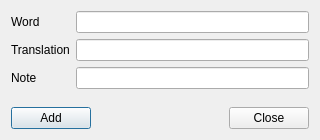
<?xml version="1.0" encoding="UTF-8"?>
<ui version="4.0">
 <class>AddWords</class>
 <widget class="QDialog" name="AddWords">
  <property name="geometry">
   <rect>
    <x>0</x>
    <y>0</y>
    <width>320</width>
    <height>140</height>
   </rect>
  </property>
  <property name="minimumSize">
   <size>
    <width>320</width>
    <height>140</height>
   </size>
  </property>
  <property name="maximumSize">
   <size>
    <width>320</width>
    <height>140</height>
   </size>
  </property>
  <property name="windowTitle">
   <string>Add Word</string>
  </property>
  <property name="windowIcon">
   <iconset resource="resources.qrc">
    <normaloff>:/icons/icons/43078.png</normaloff>:/icons/icons/43078.png</iconset>
  </property>
  <property name="modal">
   <bool>true</bool>
  </property>
  <layout class="QVBoxLayout" name="verticalLayout">
   <item>
    <layout class="QGridLayout" name="gridLayout">
     <item row="0" column="0">
      <widget class="QLabel" name="labelWord">
       <property name="text">
        <string>Word</string>
       </property>
      </widget>
     </item>
     <item row="0" column="1">
      <widget class="QLineEdit" name="lineEditWord"/>
     </item>
     <item row="1" column="0">
      <widget class="QLabel" name="labelTranslation">
       <property name="text">
        <string>Translation</string>
       </property>
      </widget>
     </item>
     <item row="1" column="1">
      <widget class="QLineEdit" name="lineEditTranslation"/>
     </item>
     <item row="2" column="0">
      <widget class="QLabel" name="labelNote">
       <property name="text">
        <string>Note</string>
       </property>
      </widget>
     </item>
     <item row="2" column="1">
      <widget class="QLineEdit" name="lineEditNote"/>
     </item>
    </layout>
   </item>
   <item>
    <spacer name="verticalSpacer">
     <property name="orientation">
      <enum>Qt::Vertical</enum>
     </property>
     <property name="sizeHint" stdset="0">
      <size>
       <width>20</width>
       <height>40</height>
      </size>
     </property>
    </spacer>
   </item>
   <item>
    <layout class="QHBoxLayout" name="horizontalLayout">
     <item>
      <widget class="QPushButton" name="pushButtonAdd">
       <property name="text">
        <string>Add</string>
       </property>
      </widget>
     </item>
     <item>
      <spacer name="horizontalSpacer">
       <property name="orientation">
        <enum>Qt::Horizontal</enum>
       </property>
       <property name="sizeHint" stdset="0">
        <size>
         <width>40</width>
         <height>20</height>
        </size>
       </property>
      </spacer>
     </item>
     <item>
      <widget class="QPushButton" name="pushButtonClose">
       <property name="text">
        <string>Close</string>
       </property>
      </widget>
     </item>
    </layout>
   </item>
  </layout>
 </widget>
 <resources>
  <include location="resources.qrc"/>
 </resources>
 <connections/>
</ui>
